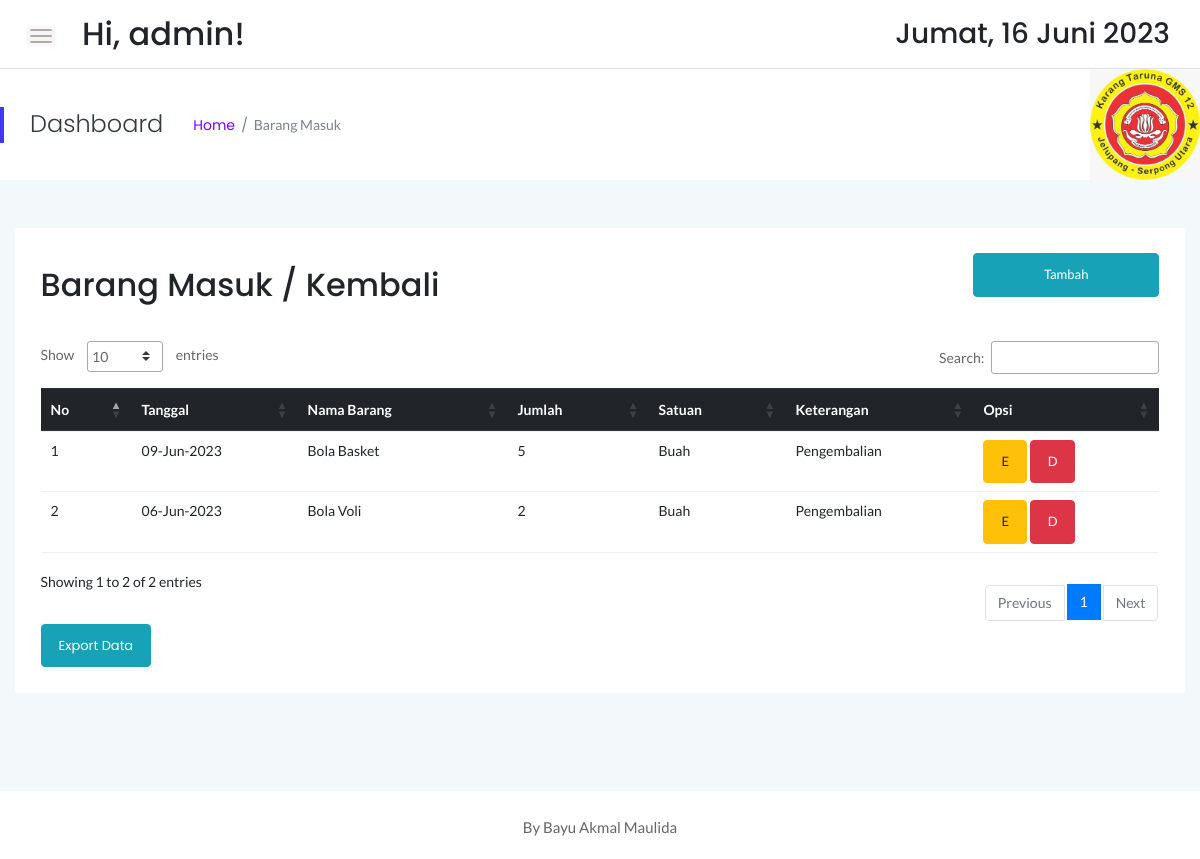
/stock/masuk.php (signed in), run on the app's committed database.
### tables this page shows
CREATE TABLE `sbrg_masuk` (
  `id` int(11) NOT NULL,
  `idx` int(11) NOT NULL,
  `tgl` date NOT NULL,
  `jumlah` int(11) NOT NULL,
  `keterangan` text NOT NULL
);

CREATE TABLE `sstock_brg` (
  `idx` int(11) NOT NULL,
  `nama` varchar(55) NOT NULL,
  `jenis` varchar(30) NOT NULL,
  `merk` varchar(40) NOT NULL,
  `ukuran` varchar(20) NOT NULL,
  `stock` int(12) NOT NULL,
  `satuan` varchar(10) NOT NULL,
  `lokasi` varchar(55) NOT NULL
);

### stock/masuk.php (the view, shortened to what this page needs)
<!doctype html>
<html class="no-js" lang="en">
<?php
    include '../dbconnect.php';
	?>
<head>
    <link rel="stylesheet" href="assets/css/bootstrap.min.css">
    <link rel="stylesheet" href="assets/css/font-awesome.min.css">
    <link rel="stylesheet" href="assets/css/themify-icons.css">
    <link rel="stylesheet" href="assets/css/metisMenu.css">
    <link rel="stylesheet" href="assets/css/owl.carousel.min.css">
    <link rel="stylesheet" href="assets/css/slicknav.min.css">
    <link rel="stylesheet" href="https://www.amcharts.com/lib/3/plugins/export/export.css" type="text/css" media="all" />
	<link rel="stylesheet" type="text/css" href="https://cdn.datatables.net/1.10.19/css/jquery.dataTables.min.css">
    <link rel="stylesheet" type="text/css" href="https://cdn.datatables.net/1.10.19/css/jquery.dataTables.css">
    <link rel="stylesheet" type="text/css" href="https://cdn.datatables.net/1.10.18/css/dataTables.bootstrap4.min.css">
    <link rel="stylesheet" type="text/css" href="https://cdn.datatables.net/responsive/2.2.3/css/responsive.bootstrap.min.css">
    <link rel="stylesheet" type="text/css" href="https://cdn.datatables.net/responsive/2.2.3/css/responsive.jqueryui.min.css">
	<link rel="stylesheet" type="text/css" href="https://cdn.datatables.net/buttons/1.5.2/css/buttons.dataTables.min.css">
    <link rel="stylesheet" href="assets/css/typography.css">
    <link rel="stylesheet" href="assets/css/default-css.css">
    <link rel="stylesheet" href="assets/css/styles.css">
    <link rel="stylesheet" href="assets/css/responsive.css">
</head>
<body>
    <div class="page-container">
        <div class="main-content">
            <div class="header-area">
                <div class="row align-items-center">
                    <div class="col-md-6 col-sm-8 clearfix">
                        <div class="nav-btn pull-left">
                            <span></span>
                            <span></span>
                            <span></span>
                        </div>
                        <div class="search-box pull-left">
                            <form action="#">
                                <h2>Hi, <?=$_SESSION['user'];?>!</h2>
                            </form>
                        </div>
                    </div>
                    <div class="col-md-6 col-sm-4 clearfix">
                        <ul class="notification-area pull-right">
                            <li><h3><div class="date">
						</b></div></h3>
						</li>
                        </ul>
                    </div>
                </div>
            </div>
            <div class="page-title-area">
                <div class="row align-items-center">
                    <div class="col-sm-6">
                        <div class="breadcrumbs-area clearfix">
                            <h4 class="page-title pull-left">Dashboard</h4>
                            <ul class="breadcrumbs pull-left">
                                <li><a href="index.php">Home</a></li>
                                <li><span>Barang Masuk</span></li>
                            </ul>
                        </div>
                    </div>
                    <div class="col-sm-6 clearfix">
                        <div class="user-profile pull-right" style="color:black; padding:0px;">
                            <img src="logokartar.jpg" width="110px" class="user-name dropdown-toggle" data-toggle="dropdown"\>
                        </div>
                    </div>
                </div>
            </div>
            <div class="main-content-inner">
                <div class="row mt-5 mb-5">
                    <div class="col-12">
                        <div class="card">
                            <div class="card-body">
                                <div class="d-sm-flex justify-content-between align-items-center">
									<h2>Barang Masuk / Kembali</h2>
									<button style="margin-bottom:20px" data-toggle="modal" data-target="#myModal" class="btn btn-info col-md-2"><span class="glyphicon glyphicon-plus"></span>Tambah</button>
                                </div>
                                <div class="market-status-table mt-4">
                                    <div class="table-responsive">
										 <table id="dataTable3" class="table table-hover"><thead class="thead-dark">
											<tr>
												<th>No</th>
												<th>Tanggal</th>
												<th>Nama Barang</th>
												<th>Jumlah</th>
                                                <th>Satuan</th>
												<th>Keterangan</th>
												<th>Opsi</th>
											</tr></thead><tbody>
											<?php
											$brg=mysqli_query($conn,"SELECT * from sbrg_masuk sb, sstock_brg st where st.idx=sb.idx order by sb.id DESC");
											$no=1;
											while($b=mysqli_fetch_array($brg)){
                                                $id = $b['id'];
												?>
												<tr>
													<td><?php echo $no++ ?></td>
													<td><?php $tanggals=$b['tgl']; echo date("d-M-Y", strtotime($tanggals)) ?></td>
													<td><?php echo $b['nama'] ?></td>
													<td><?php echo $b['jumlah'] ?></td>
                                                    <td><?php echo $b['satuan'] ?></td>
													<td><?php echo $b['keterangan'] ?></td>
                                                    <td><button data-toggle="modal" data-target="#edit<?=$id;?>" class="btn btn-warning">E</button> <button data-toggle="modal" data-target="#del<?=$id;?>" class="btn btn-danger">D</button></td>
												</tr>
												<?php
											}
											?>
										</tbody>
										</table>
                                    </div>
									<a href="exportbrgmsk.php" target="_blank" class="btn btn-info">Export Data</a>
                                </div>
                            </div>
                        </div>
                    </div>
                </div>
            </div>
        </div>
        <footer>
            <div class="footer-area">
                <p>By Bayu Akmal Maulida</p>
            </div>
        </footer>
    </div>
</body>
</html>

### stock/assets/css/typography.css (style rules this page uses)
body { font-size: 14px; font-family: 'Lato', sans-serif; }
h1, h2, h3, h4, h5, h6 { margin: 0; font-family: 'Poppins', sans-serif; }
p { font-family: 'Lato', sans-serif; font-size: 15px; line-height: 26px; color: #444; margin-bottom: 0; }
a, a:visited { text-decoration: none; transition: all 0.3s ease-in-out; -webkit-transition: all 0.3s ease-in-out; -moz-transition: all 0.3s ease-in-out; -o-transition: all 0.3s ease-in-out; outline: 0; font-family: 'Poppins', sans-serif; }
ul, ol { margin-bottom: 0px; margin-top: 0px; padding: 0; }
ul { margin: 0; list-style-type: none; }
button { cursor: pointer; outline: none!important; letter-spacing: 0; }

### stock/assets/css/default-css.css (style rules this page uses)
* { margin: 0; padding: 0; box-sizing: border-box; }
*, *:before, *:after { -moz-box-sizing: border-box; -webkit-box-sizing: border-box; box-sizing: border-box; }
html { -webkit-font-smoothing: antialiased; }
body { background: #fff; font-weight: normal; -webkit-font-smoothing: antialiased; -webkit-text-size-adjust: 100%; }
img { max-width: 100%; height: auto; }
:root { --primary-color: #4336FB; }

### stock/assets/css/styles.css (style rules this page uses)
.page-container { width: 100%; height: 100%; min-height: 100vh; padding-left: 280px; -webkit-transition: padding-left 0.3s ease 0s; transition: padding-left 0.3s ease 0s; }
.card { border: none; border-radius: 4px; background-color: #fff; -webkit-transition: all 0.3s ease 0s; transition: all 0.3s ease 0s; }
.card-body { padding: 25.6px; padding: 1.6rem; }
.main-content { width: 100%; background: #F3F8FB; }
.main-content-inner { padding: 0 30px 50px; }
.header-area { padding: 15px 30px; background: #fff; border-bottom: 1px solid #d8e3e7; }
.nav-btn { margin-right: 30px; margin-top: 10px; cursor: pointer; }
.nav-btn span { display: block; width: 22px; height: 2px; background: #b3aaaa; margin: 4px 0; border-radius: 15px; -webkit-transition: all 0.3s ease 0s; transition: all 0.3s ease 0s; box-shadow: 0 0 0 4px rgba(99, 96, 96, 0.03); }
.search-box form { position: relative; }
.notification-area { -webkit-user-select: none; -moz-user-select: none; -ms-user-select: none; user-select: none; position: relative; z-index: 1; }
.notification-area li { display: inline-block; margin-left: 20px; cursor: pointer; -webkit-user-select: none; -moz-user-select: none; -ms-user-select: none; user-select: none; }
.page-title-area { padding: 0 30px; background: #fff; position: relative; }
.page-title-area:before { content: ''; position: absolute; left: 0; top: 50%; width: 4px; height: 36px; background: var(--primary-color); -webkit-transform: translateY(-50%); transform: translateY(-50%); }
.page-title { font-size: 24px; font-weight: 300; color: #313b3d; letter-spacing: 0; margin-right: 30px; }
ul.breadcrumbs { margin-top: 4px; }
.breadcrumbs li { display: inline-block; }
.breadcrumbs li a, .breadcrumbs li span { display: block; font-size: 14px; font-weight: 400; color: #7801ff; letter-spacing: 0; margin-right: 16px; position: relative; }
.breadcrumbs li a:before { content: '/'; color: #768387; position: absolute; right: -13px; top: 0; }
.breadcrumbs li span { margin-right: 0; color: #768387; text-transform: capitalize; }
.user-profile { margin-right: -30px; display: -webkit-box; display: -ms-flexbox; display: flex; -webkit-box-align: center; -ms-flex-align: center; align-items: center; -ms-flex-wrap: wrap; flex-wrap: wrap; background: -webkit-linear-gradient(left, #8914fe 0%, #8063f5 100%); background: linear-gradient(to right, #8914fe 0%, #8063f5 100%); padding: 17px 38px; position: relative; }
.user-name { font-size: 17px; font-weight: 500; color: #fff; letter-spacing: 0; cursor: pointer; -webkit-user-select: none; -moz-user-select: none; -ms-user-select: none; user-select: none; }
.notification-area .dropdown-toggle, .user-name.dropdown-toggle { position: relative; }
.notification-area .dropdown-toggle:after, .user-name.dropdown-toggle:after { display: none; }
.market-status-table { overflow: hidden; }
.footer-area { text-align: center; padding: 23px 0 19px; background: #fff; }
.footer-area p { color: #676666; margin-bottom: 0; }
.btn { padding: 11px 17px; font-size: 13px; letter-spacing: 0; }
table tr th { border-bottom: none; }
table tr th, table tr td { border-top: 1px solid rgba(120, 130, 140, 0.13) !important; }
table.dataTable.no-footer { border-bottom: 1px solid rgba(120, 130, 140, 0.13) !important; }
table.dataTable thead th, table.dataTable thead td { border-bottom-color: transparent; }

### data on the page
sbrg_masuk: tgl "09-Jun-2023", sstock_brg.nama "Bola Basket", jumlah "5", sstock_brg.satuan "Buah", keterangan "Pengembalian"
sbrg_masuk: tgl "06-Jun-2023", sstock_brg.nama "Bola Voli", jumlah "2", sstock_brg.satuan "Buah", keterangan "Pengembalian"

### other printed values
$_SESSION['user'] "admin"
